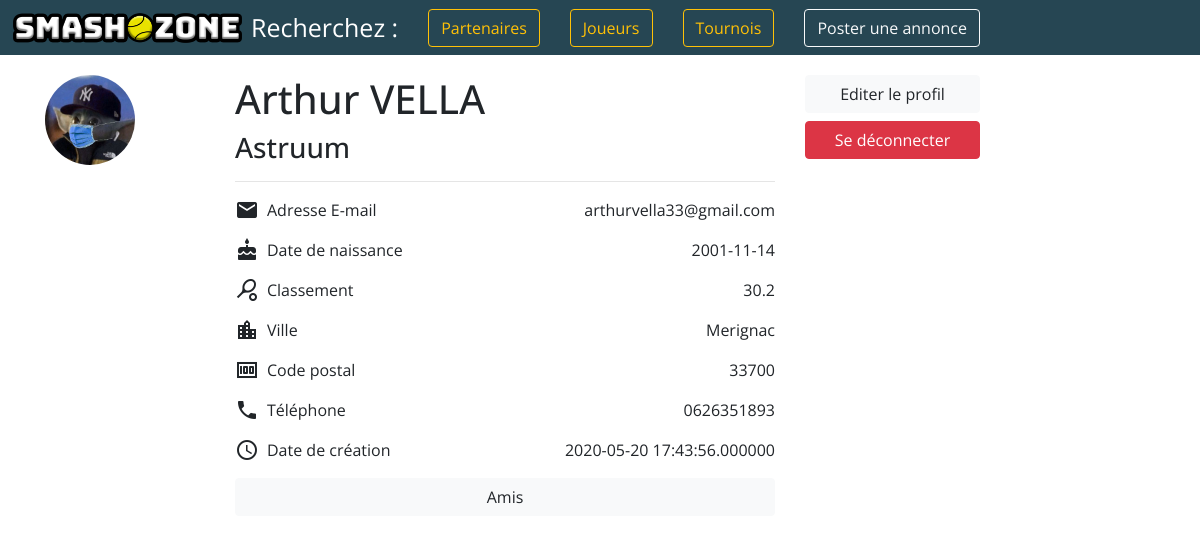
Screenshot of /login_register/home.php (signed in) with the database file from the repository.
### tables this page shows
CREATE TABLE `users` (
  `user_id` int(11) NOT NULL,
  `pseudo` varchar(255) NOT NULL,
  `password` varchar(255) NOT NULL,
  `prenom` varchar(255) NOT NULL,
  `nom` varchar(255) NOT NULL,
  `email` varchar(255) NOT NULL,
  `ville` varchar(255) NOT NULL,
  `postal_code` varchar(255) NOT NULL,
  `date_creation` timestamp(6) NOT NULL DEFAULT CURRENT_TIMESTAMP(6),
  `telephone` varchar(255) DEFAULT NULL,
  `date_naissance` date NOT NULL,
  `classement` float DEFAULT '40'
);

### login_register/home.php (the view, shortened to what this page needs)
<?php
include_once "../config.php";
$id = (int) $_SESSION["user_id"];
$query = $db->prepare('SELECT prenom,nom,pseudo,email,ville,postal_code,date_creation,telephone,date_naissance,classement FROM users WHERE user_id = :user_id');
$query->bindParam(':user_id', $id);
$query->execute();
$user = $query->fetch();
?>
<!DOCTYPE html>
<html lang="fr">
    <head>
        <link rel="stylesheet" href="https://stackpath.bootstrapcdn.com/bootstrap/4.5.0/css/bootstrap.min.css"
>
        <link href="../style/style.css" rel="stylesheet">
    </head>
    <body>
        <nav class="navbar navbar-expand-xl navbar-dark"
            style="background-color: #264653; margin-bottom: 20px; height: 55px;">
            <a class="logo" href="../index.php">
                <div><img class="main" src="../style/SmashZone2.png" /><img class="ball"
                        src="../style/SmashZoneIcon.png" />
                </div>
            </a>
            <div class="collapse navbar-collapse rubriques" id="navbarNav">
                <ul class="navbar-nav mr-auto mt-2 mt-lg-0">
                    <li class="nav-item rubriquecolor">
                        Recherchez :
                    </li>
                    <form class="form-inline">
                        <button class="btn btn-outline-warning my-2 my-sm-0 rubriquesearch"
                            onclick="location.href='../offres/list_offers.php'" type="button">Partenaires</button>
                    </form>
                    <form class="form-inline">
                        <button class="btn btn-outline-warning my-2 my-sm-0 rubriquesearch"
                            onclick="location.href='../liste_joueurs.php'" type="button">Joueurs</button>
                    </form>
                    <form class="form-inline">
                        <button class="btn btn-outline-warning my-2 my-sm-0 rubriquesearch"
                            onclick="location.href='recherchejouer.php'" type="button">Tournois</button>
                    </form>
                    <form class="form-inline">
                        <button class="btn btn-outline-light my-2 my-sm-0 rubriquesearch"
                            onclick="location.href='../offres/new_offer.php'" type="button">Poster une annonce</button>
                    </form>
                </ul>
            </div>
        </nav>
        <div class="container">
            <div class="row">
                <div class="col-sm-2">
                    <img src=<?php echo $user['pseudo'] . "/" . $user['pseudo'] . ".png" ?> class="image"
                        style="overflow:hidden; -webkit-border-radius:50px; -moz-border-radius:50px; border-radius:50px; height:90px; width:90px">
                </div>
                <div class="col-sm-6">
                    <h1 class="text-left"> <?php echo $user['prenom'] . " " . $user['nom'] ?></h1>
                    <h3 class="text-left"><?php echo $user['pseudo'] ?></h3>
                    <hr>
                    <div class="d-flex">
                        <i class="material-icons md-dark mr-2">mail</i>
                        <p>Adresse E-mail</p>
                        <p class="ml-auto"><?php echo $user['email'] ?></p>
                    </div>
                    <div class="d-flex">
                        <i class="material-icons md-dark mr-2">cake</i>
                        <p>Date de naissance</p>
                        <p class="ml-auto"><?php echo $user['date_naissance'] ?></p>
                    </div>
                    <div class="d-flex">
                        <i class="material-icons md-dark mr-2">sports_tennis</i>
                        <p>Classement</p>
                        <p class="ml-auto"><?php echo $user['classement'] ?></p>
                    </div>
                    <div class="d-flex">
                        <i class="material-icons md-dark mr-2">location_city</i>
                        <p>Ville</p>
                        <p class="ml-auto"><?php echo $user['ville'] ?></p>
                    </div>
                    <div class="d-flex">
                        <i class="material-icons md-dark mr-2">money</i>
                        <p>Code postal</p>
                        <p class="ml-auto"><?php echo $user['postal_code'] ?></p>
                    </div>
                    <div class="d-flex">
                        <i class="material-icons md-dark mr-2">phone</i>
                        <p>Téléphone</p>
                        <p class="ml-auto"><?php echo $user['telephone'] ?></p>
                    </div>
                    <div class="d-flex">
                        <i class="material-icons md-dark mr-2">access_time</i>
                        <p>Date de création</p>
                        <p class="ml-auto"><?php echo $user['date_creation'] ?></p>
                    </div>
                    <button type="button" onclick="location.href='../relations/index.php'"
                        class="btn btn-light btn-block justify-content-center">Amis</button>
                </div>
                <div class="col-sm-4">
                    <button type="button" onclick="location.href='update.php'"
                        class="btn btn-light col-xl-6 mx-auto justify-content-center mb-2">Editer le profil</button>
                    <button type="button" onclick="location.href='logout.php'"
                        class="btn btn-danger col-xl-6 mx-auto justify-content-center">Se déconnecter</button>
                </div>
            </div>
    </body>
</html>

### style/style.css (style rules this page uses)
html { margin: 0; padding: 0; }
.ball { height: 28px; position: absolute; margin: 0px; top: 0.5px; left: 113px; }
.logo { position: absolute; padding: 0px; top: 13px; left: 13px; }
body { font-family: 'Open Sans', sans-serif; }
.rubriques { font-family: 'Open Sans', sans-serif; font-size: 25px; background-color: #264653; }
.rubriquesearch { margin-left: 30px; }
.rubriquecolor { color: white; margin-left: 235px; }
h1, h2, h3 { text-align: center; }

### rows the page displays
users: pseudo (picture), prenom "Arthur", nom "VELLA", pseudo "Astruum", email "arthurvella33@gmail.com", date_naissance "2001-11-14", classement "30.2", ville "Merignac", postal_code "33700", telephone "0626351893", date_creation "2020-05-20 17:43:56.000000"
